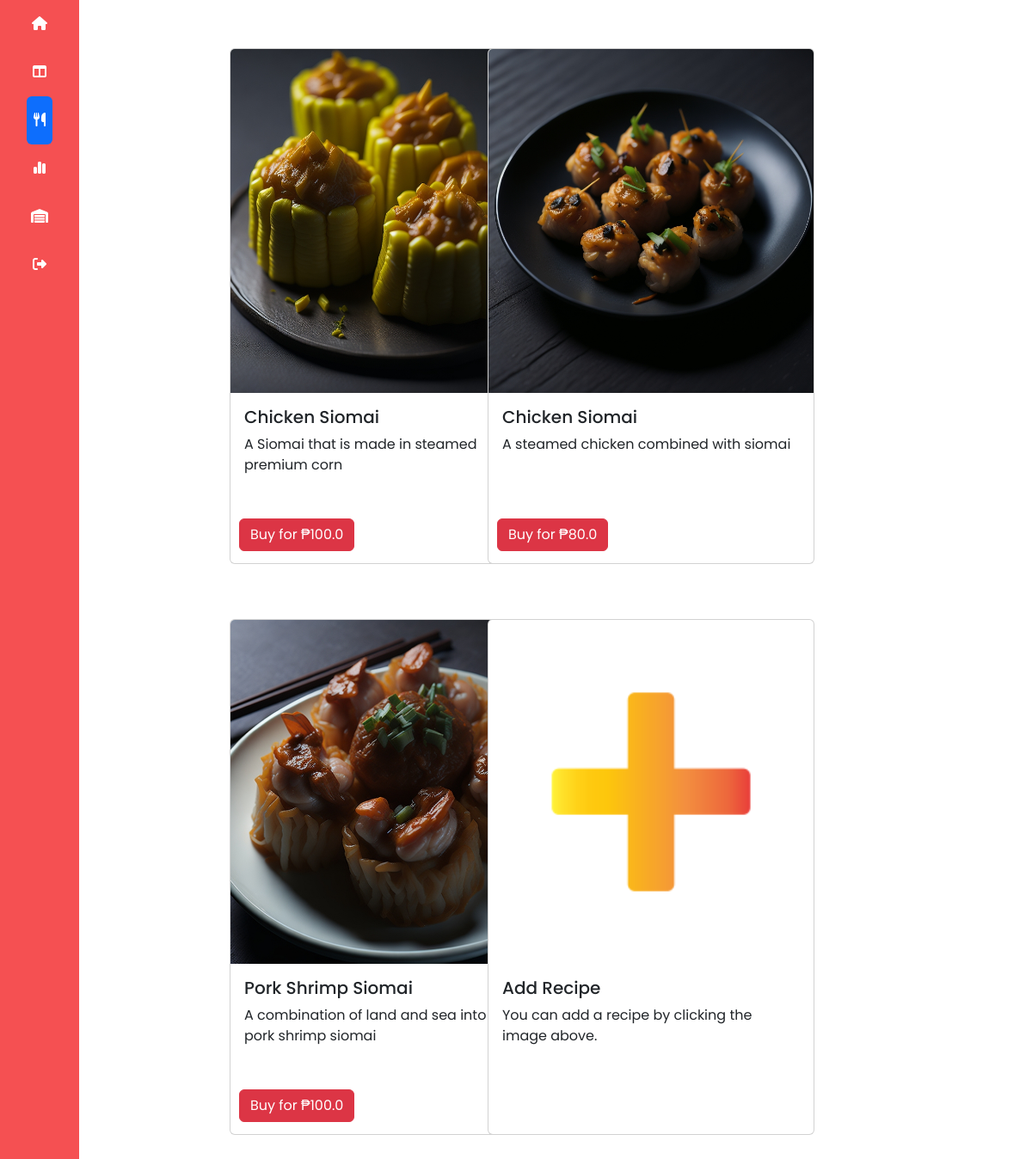
/recipes/ (signed in), run on the app's committed database.
### Websites/Dimsumz2Go/main.py (models this page shows)
class menuItem(db.Model):
    __tablename__ = 'menu_item'
    id = db.Column(db.Integer, primary_key=True, autoincrement=True)
    name = db.Column(db.String(32), unique=False, nullable=False)
    desc = db.Column(db.String(138), unique=False, nullable=False)
    cost = db.Column(db.Float(20), nullable=False)
    profit = db.Column(db.Float(20), nullable=False)

class Image(db.Model):
    __tablename__ = 'image'
    id = db.Column(db.Integer, primary_key=True, autoincrement=True)
    menu_item_id = db.Column(db.Integer, db.ForeignKey(
        'menu_item.id'), nullable=False)
    path = db.Column(db.String(250), nullable=False)
    instructions = db.Column(db.String(1500), nullable=False)

### Websites/Dimsumz2Go/main.py (the view)
@app.route('/recipes/', methods=['GET', 'POST'])
@login_required
def recipes():
    menus = menuItem.query.all()
    imgs = Image.query.all()
    return render_template("recipes.html", menu=menus, img=imgs, zip=zip, image_path=IMAGE_FOLDER)

### Websites/Dimsumz2Go/main.py (called while the page is built)
@login_manager.user_loader
def load_user(user_id):
    return Users.query.get(int(user_id))

### Websites/Dimsumz2Go/templates/recipes.html (shortened to what this page needs)
<!DOCTYPE html>
<html lang="en">
<head>
    <link href="https://cdn.jsdelivr.net/npm/bootstrap@5.3.0-alpha3/dist/css/bootstrap.min.css" rel="stylesheet"
>
    <link href="/static/css/style.css" rel="stylesheet">
</head>
<body>
    <div class="container-fluid" id="wrapper">
        <div class="row">
            <div class="col-lg-auto col-md-auto sticky-top" style="background-color: #f55052;">
                <div class="d-flex flex-sm-column flex-row flex-nowrap  align-items-center sticky-top">
                    <ul
                        class="nav nav-pills nav-flush flex-sm-column flex-row flex-nowrap mb-auto mx-auto text-center justify-content-between w-100 px-3 align-items-center">
                        <li class="nav-item">
                            <a href="{{ url_for('dashboard') }}" class="nav-link py-3 px-2 hovertext"
                                data-hover="Dashboard" title="" data-bs-toggle="tooltip" data-bs-placement="right"
                                data-bs-original-title="Home">
                                <i class="fa-solid fa-house" style="color:white;"></i>
                            </a>
                        </li>
                        <li>
                            <a href="{{ url_for('dashboard') }}" class="nav-link py-3 px-2 hovertext"
                                data-hover="Dashboard" title="" data-bs-toggle="tooltip" data-bs-placement="right"
                                data-bs-original-title="Dashboard">
                                <i class="fa-solid fa-table-columns" style="color:white;"></i>
                            </a>
                        </li>
                        <li>
                            <a href="" class="nav-link py-3 px-2 hovertext active" data-hover="Recipes" title=""
                                data-bs-toggle="tooltip" data-bs-placement="right" data-bs-original-title="Dashboard">
                                <i class="fa-solid fa-utensils" style="color:white;"></i>
                            </a>
                        </li>
                        <li>
                            <a href="{{ url_for('graphs') }}" class="nav-link py-3 px-2 hovertext" data-hover="Graphs"
                                data-bs-toggle="tooltip" data-bs-placement="right" data-bs-original-title="Graphs">
                                <i class="fa-solid fa-chart-simple" style="color:white;"></i>
                            </a>
                        </li>
                        <li>
                            <a href="{{ url_for('inventory') }}" class="nav-link py-3 px-2 hovertext"
                                data-hover="Inventory" title="" data-bs-toggle="tooltip" data-bs-placement="right"
                                data-bs-original-title="Products">
                                <i class="fa-solid fa-warehouse" style="color:white;"></i>
                            </a>
                        </li>
                        <li>
                            <a href="{{ url_for('logout') }}" class="nav-link py-3 px-2 hovertext" data-hover="Sign-out"
                                title="" data-bs-toggle="tooltip" data-bs-placement="right"
                                data-bs-original-title="Sign-out">
                                <i class="fa-solid fa-right-from-bracket" style="color:white;"></i>
                            </a>
                        </li>
                    </ul>
                </div>
            </div>
            <div class="col-lg-9 col-md-9 p-3 min-vh-100">
                <div class="row row-cols-1 row-cols-md-2 row-cols-lg-3 g-4 justify-content-center"
                    style="padding: 20px 250px 0 0">
                    {% for m, i in zip(menu, img) %}
                    <div class="col-md-6 col-lg-4 col-sm-12" style="padding: 20px 150px 20px 150px;">
                        <div class="card custom-card">
                            <a href="{{ url_for('item', num=m.id) }}">
                                <img src="/static/{{ i.path }}" class="card-img-top card-img-height recipe-img-hover"
                                    alt="Recipes">
                            </a>
                            <div class="card-body">
                                <h5 class="card-title custom-title-truncate" id="test">{{ m.name }}</h5>
                                <p class="card-text custom-truncate">{{ m.desc }}</p>
                                <button data-bs-toggle="modal" style="cursor: pointer;" data-bs-target="#popup"
                                    class="btn-position my-1 mx-auto btn btn-danger"
                                    onclick="showPopup('{{ m.name }}')">Buy
                                    for ₱{{ m.profit }}</button>
                            </div>
                        </div>
                    </div>
                    {% endfor %}
                    <div class=" col-md-6 col-lg-4 col-sm-12" style="padding: 20px 150px  20px 150px;">
                        <div class="card custom-card">
                            <a href=" {{ url_for('create') }}">
                                <img src="/static/images/plus.png" class="card-img-top card-img-height recipe-img-hover"
                                    alt="Recipes">
                            </a>
                            <div class="card-body">
                                <h5 class="card-title custom-title-truncate">Add Recipe</h5>
                                <p class="card-text custom-truncate">You can add a recipe by clicking the
                                    image above.
                                </p>
                            </div>
                        </div>
                    </div>
                </div>
            </div>
        </div>
    </div>
</body>
</html>

### Websites/Dimsumz2Go/static/css/style.css (style rules this page uses)
a { text-decoration: none; }
body { font-family: 'Poppins', sans-serif; }
.card-img-height { height: 400px; object-fit: cover; }
.custom-card { height: 600px; width: 380px; }
.custom-truncate { display: -webkit-box; -webkit-line-clamp: 3; -webkit-box-orient: vertical; overflow: hidden; }
.custom-title-truncate { display: -webkit-box; -webkit-line-clamp: 1; -webkit-box-orient: vertical; overflow: hidden; }
.btn-position { position: absolute; bottom: 10px; left: 10px; }
.hovertext { position: relative; }
.hovertext:before { content: attr(data-hover); visibility: hidden; opacity: 0; width: 140px; background-color: black; color: #fff; text-align: center; border-radius: 5px; padding: 5px 0; transition: opacity 1s ease-in-out; position: absolute; z-index: 1; left: 0; top: 110%; }

### data on the page
menuItem: path (picture), name "Chicken Siomai", desc "A Siomai that is made in steamed premium corn", profit "100.0"
menuItem: path (picture), name "Chicken Siomai", desc "A steamed chicken combined with siomai", profit "80.0"
menuItem: path (picture), name "Pork Shrimp Siomai", desc "A combination of land and sea into one pork shrimp siomai", profit "100.0"
